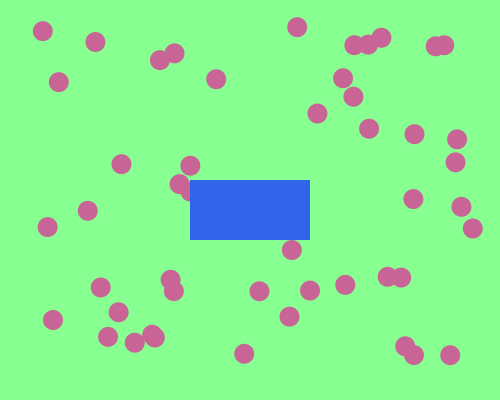
Frame 1 (no input)
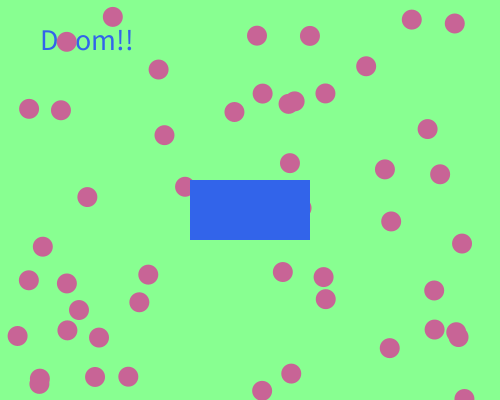
Frame 60 (the mouse pressed at the canvas centre just before this capture)
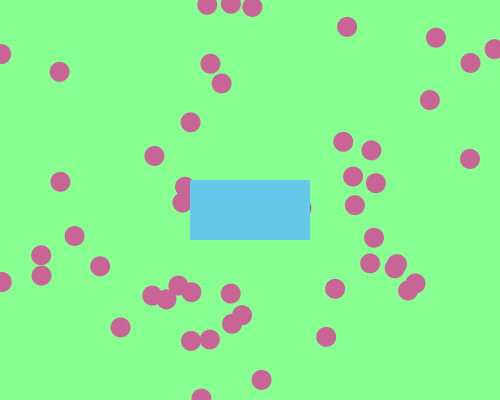
Frame 120 (the mouse held since frame 60 and released just before this capture)

The Processing sketch that drew these frames (run headless with seeded random() and noise(); from frame 60 on, the mouse is pressed at the canvas centre):

// Processing sketch: Many_Bouncing_Circle
// ── Many_Bouncing_Circle.pde
float[] elX = new float[50]; 
float[] elY = new float[50]; 
float radius = 20;
float rectX = 250;
float rectY =  210;

float[] elXSpeed = new float [50];
float[] elYSpeed = new float [50];
boolean value = false;

void setup() {
  size(500, 400);
  for (int i = 0; i<50; i++) {
    elX[i] = random(20, 480);
    elY[i] = random(20, 380);
    elXSpeed[i] = random(-6, 6);
    elYSpeed[i] = random(-6, 6);
  }
}
void draw() {
  noStroke();
  background(136, 255, 145);
  if (value == true) {
    textSize(30);
    text("Doom!!", 40, 50);
  }
  if (value==false) {
    background(136, 255, 145);
  }
  for (int i = 0; i<50; i++) {
    //while((elX[i]<rectX-60||elX[i]>rectX+60)&&(elY[i]<rectY-30||elY[i]>rectY+30)){

    fill(200, 100, 150);
    ellipse(elX[i], elY[i], radius, radius);
    //}
    if (value == false) {
      fill( 50, 100, 234);
      rectMode(RADIUS);
      rect( rectX, rectY, 60, 30);
    } else {
      fill( 50, 100, 234);
      rectMode(RADIUS);
      rect( rectX, rectY, 60, 30);
    }

    if (mouseX >rectX-60 && mouseX < rectX+60 && mouseY > rectY-30 && mouseY < rectY+30) {
      fill( 100, 200, 234);
      rectMode(RADIUS);
      rect( rectX, rectY, 60, 30);
    }



    elX[i] += elXSpeed[i];
    elY[i] += elYSpeed[i];

    //Bounce off the button
    if (elY[i]+radius/2 > rectY-30 && elX[i] > rectX-60 && elX[i] < rectX+60) {
      elYSpeed[i] *= -1;
      if (value == false) {
        value = true;
      } else if (value == true) {
        value = false;
      }
    }//top
    if (elY[i]-radius/2 > rectY+30 && elX[i] > rectX-60 && elX[i] < rectX+60) {
      elYSpeed[i] *= -1;
      if (value == false) {
        value = true;
      } else if (value == true) {
        value = false;
      }
    }
    if (elX[i]+radius/2 < rectX-60 && elY[i] > rectY-30 && elY[i] < rectY+30) {
      elXSpeed[i]*= -1;
      if (value == false) {
        value = true;
      } else if (value == true) {
        value = false;
      }
    }
    if (elX[i]-radius/2 < rectX+60 && elY[i] > rectY-30 && elY[i] < rectY+30) {
      elXSpeed[i] *= -1;
      if (value == false) {
        value = true;
      } else if (value == true) {
        value = false;
      }
    }

    //Bounce off the edges
    if (elY[i]>height) {
      elYSpeed[i] *= -1;
    }
    if (elX[i]>width) {
      elXSpeed[i] = elXSpeed[i] * -1;
    }
    if (elY[i]<0) {
      elYSpeed[i] = elYSpeed[i] * -1;
    }
    if (elX[i]<0) {
      elXSpeed[i] = elXSpeed[i] * -1;
    }
  }
}

void mousePressed() {
  if (value==false && mouseX >rectX-60 && mouseX < rectX+60 && mouseY > rectY-30 && mouseY < rectY+30) {
    value = true;
  } else if (value == true && mouseX >rectX-60 && mouseX < rectX+60 && mouseY > rectY-30 && mouseY < rectY+30) {
    value = false;
  }
}
